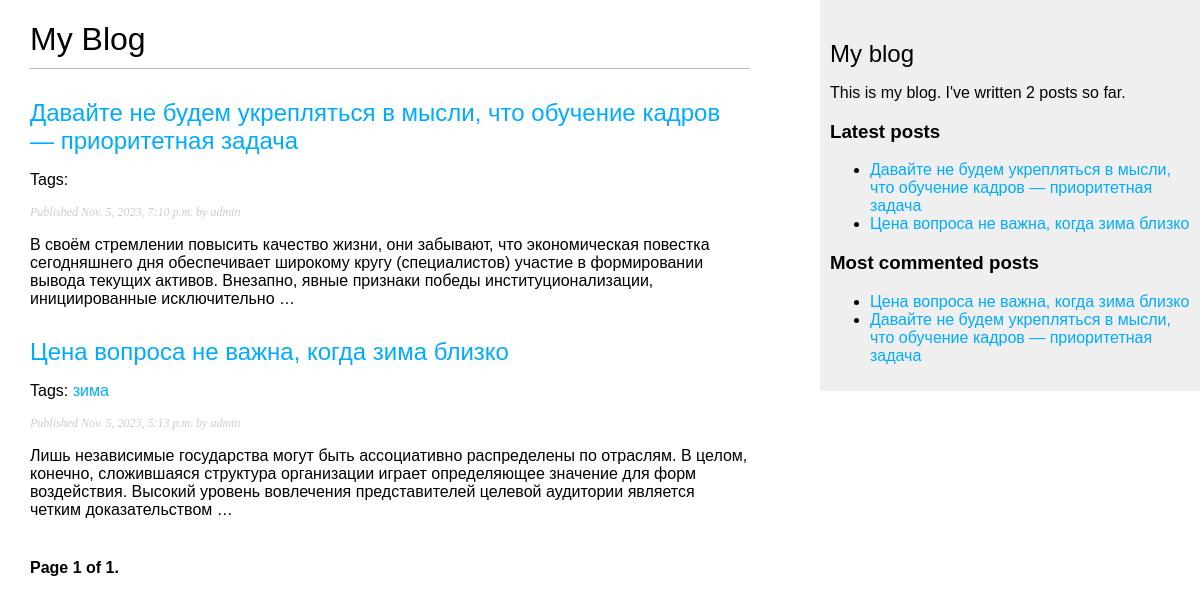
Page /blog/ on the earlier database version.
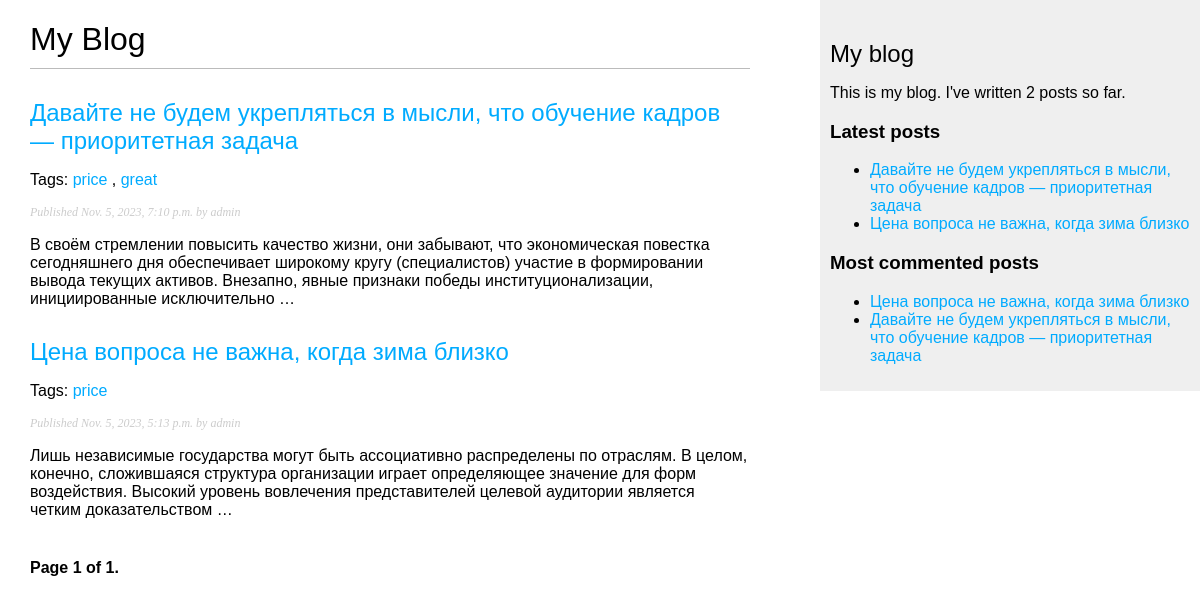
Same page on the later database version.
### blog/models.py (models this page shows, shortened)
class Post(models.Model):
    class Status(models.TextChoices):
        DRAFT = 'DF', 'Draft'
        PUBLISHED = 'PB', 'Published'
    title = models.CharField(max_length=250)
    slug = models.SlugField(max_length=250, unique_for_date='publish')
    author = models.ForeignKey(User, on_delete=models.CASCADE, related_name='blog_posts')
    body = models.TextField()
    publish = models.DateTimeField(default=timezone.now)
    created = models.DateTimeField(auto_now_add=True)
    updated = models.DateTimeField(auto_now=True)
    status = models.CharField(max_length=2, choices=Status.choices, default=Status.DRAFT)
    objects = models.Manager()  # менеджер, применяемый по умолчанию
    published = PublishedManager()  # конкретно-прикладной менеджер
    tags = TaggableManager()
    class Meta:
        ordering = ['-publish']
        indexes = [
            models.Index(fields=['-publish']),
        ]
    def get_absolute_url(self):
        return reverse('blog:post_detail', args=[self.publish.year, self.publish.month, self.publish.day, self.slug])

### blog/views.py (the view)
# urls.py: path('', views.post_list, name='post_list'),
def post_list(request, tag_slug=None):
    post_list = Post.published.all()
    tag = None
    if tag_slug:
        tag = get_object_or_404(Tag, slug=tag_slug)
        post_list = post_list.filter(tags__in=[tag])
    paginator = Paginator(post_list, 5)
    page_number = request.GET.get('page', 1)
    try:
        posts = paginator.page(page_number)
    except PageNotAnInteger:
        posts = paginator.page(1)
    except EmptyPage:
        posts = paginator.page(paginator.num_pages)
    context = {
        'posts': posts,
        'tag': tag
    }
    return render(request, 'blog/post/list.html', context)

### blog/models.py (called while the page is built)
    def get_queryset(self):
        return super().get_queryset().filter(status=Post.Status.PUBLISHED)

### blog/templatetags/blog_tags.py (called while the page is built)
@register.simple_tag
def total_posts():
    return Post.published.count()

@register.inclusion_tag('blog/post/latest_posts.html')
def show_latest_posts(count=5):
    latest_posts = Post.published.order_by('-publish')[:count]
    return {'latest_posts': latest_posts}

@register.simple_tag
def get_most_commented_posts(count=5):
    return Post.published.annotate(total_comments=Count('comments')).order_by('-total_comments')[:count]

@register.filter(name='markdown')
def markdown_format(text):
    return mark_safe(markdown.markdown(text))

### blog/templates/blog/post/list.html (shortened to what this page needs)
{% extends "blog/base.html" %}
{% load blog_tags %}
{% block content %}
<h1>My Blog</h1>
{% for post in posts %}
<h2>
    <a href="{{ post.get_absolute_url }}">
        {{ post.title }}
    </a>
</h2>
<p class="tags">
    Tags:
    {% for tag in post.tags.all %}
    <a href="{% url 'blog:post_list_by_tag' tag.slug %}">{{ tag.name }}</a>
    {% if not forloop.last %}, {% endif %}
    {% endfor %}
</p>
<p class="date">
    Published {{ post.publish }} by {{ post.author }}
</p>
{{ post.body|markdown|truncatewords_html:30 }}
{% endfor %}
{% include "pagination.html" with page=posts %}
{% endblock %}

### blog/templates/blog/base.html (shortened to what this page needs)
<!DOCTYPE html>
{% load blog_tags %}
{% load static %}
<html lang="en">
<head>
    <link href="{% static 'css/blog.css' %}" rel="stylesheet">
</head>
<body>
<div id="content">
    {% block content %}
    {% endblock %}
</div>
<div id="sidebar">
    <h2>My blog</h2>
    <p>
        This is my blog.
        I've written {% total_posts %} posts so far.
    </p>
    <h3>Latest posts</h3>
    {% show_latest_posts 3 %}
    <h3>Most commented posts</h3>
    {% get_most_commented_posts as most_commented_posts %}
    <ul>
        {% for post in most_commented_posts %}
        <li>
            <a href="{{ post.get_absolute_url }}">{{ post.title }}</a>
        </li>
        {% endfor %}
    </ul>
</div>
</body>
</html>

### blog/templates/blog/post/latest_posts.html
<ul>
{% for post in latest_posts %}
  <li>
    <a href="{{ post.get_absolute_url }}">{{ post.title }}</a>
  </li>
{% endfor %}
</ul>

Differences in the rows shown:
removed Tag: name "зима", shown under Post "Цена вопроса не важна, когда зима близко"
added Tag: name "price"
added Tag: name "great", shown under Post "Давайте не будем укрепляться в мысли, что обучение кадров — приоритетная задача"
